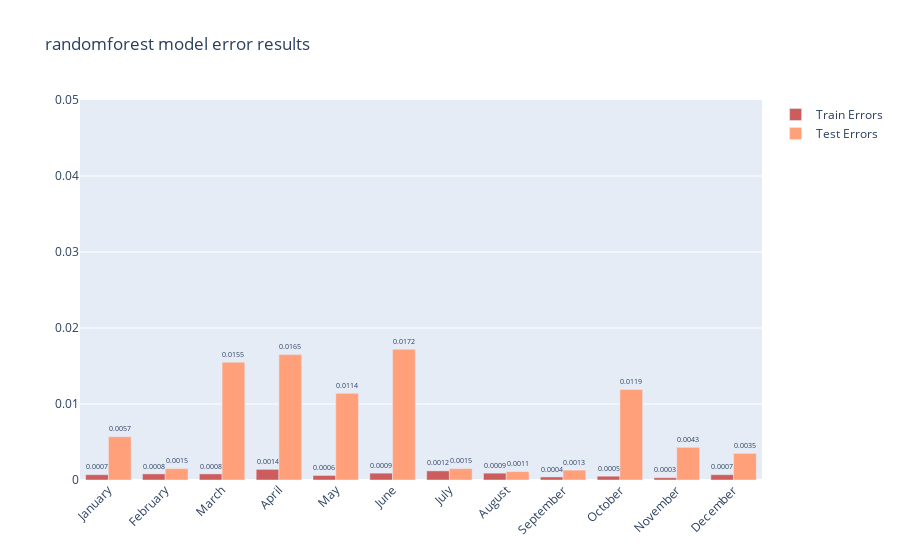

The cell this chart's notebook holds for it:
### Code cell
plot_resulst(train_errors,test_errors,"randomforest")

### Figure 1 — Plotly figure (JSON) as saved in the notebook; plotly's stock layout.template omitted (floating-point values rounded to 4 significant figures)
{"data": [{"marker": {"color": "indianred"}, "name": "Train Errors", "text": [0.0007, 0.0008, 0.0008, 0.0014, 0.0006, 0.0009, 0.0012, 0.0009, 0.0004, 0.0005, 0.0003, 0.0007], "textposition": "outside", "type": "bar", "x": ["January", "February", "March", "April", "May", "June", "July", "August", "September", "October", "November", "December"], "y": [0.0007, 0.0008, 0.0008, 0.0014, 0.0006, 0.0009, 0.0012, 0.0009, 0.0004, 0.0005, 0.0003, 0.0007]}, {"marker": {"color": "lightsalmon"}, "name": "Test Errors", "text": [0.0057, 0.0015, 0.0155, 0.0165, 0.0114, 0.0172, 0.0015, 0.0011, 0.0013, 0.0119, 0.0043, 0.0035], "textposition": "outside", "type": "bar", "x": ["January", "February", "March", "April", "May", "June", "July", "August", "September", "October", "November", "December"], "y": [0.0057, 0.0015, 0.0155, 0.0165, 0.0114, 0.0172, 0.0015, 0.0011, 0.0013, 0.0119, 0.0043, 0.0035]}], "layout": {"barmode": "group", "title": {"text": "randomforest model error results"}, "xaxis": {"tickangle": -45}, "yaxis": {"range": [0, 0.05]}}}
